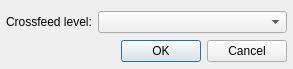
<?xml version="1.0" encoding="UTF-8"?>
<ui version="4.0">
 <class>SettingsDialog</class>
 <widget class="QDialog" name="SettingsDialog">
  <property name="geometry">
   <rect>
    <x>0</x>
    <y>0</y>
    <width>293</width>
    <height>69</height>
   </rect>
  </property>
  <property name="windowTitle">
   <string>BS2B Plugin Settings</string>
  </property>
  <layout class="QGridLayout" name="gridLayout">
   <property name="leftMargin">
    <number>6</number>
   </property>
   <property name="rightMargin">
    <number>6</number>
   </property>
   <property name="bottomMargin">
    <number>6</number>
   </property>
   <item row="0" column="0">
    <widget class="QLabel" name="label_2">
     <property name="text">
      <string>Crossfeed level:</string>
     </property>
    </widget>
   </item>
   <item row="0" column="1" colspan="2">
    <widget class="QComboBox" name="levelComboBox"/>
   </item>
   <item row="1" column="0" colspan="2">
    <spacer>
     <property name="orientation">
      <enum>Qt::Horizontal</enum>
     </property>
     <property name="sizeHint" stdset="0">
      <size>
       <width>228</width>
       <height>24</height>
      </size>
     </property>
    </spacer>
   </item>
   <item row="1" column="2">
    <widget class="QDialogButtonBox" name="buttonBox">
     <property name="sizePolicy">
      <sizepolicy hsizetype="Maximum" vsizetype="Fixed">
       <horstretch>0</horstretch>
       <verstretch>0</verstretch>
      </sizepolicy>
     </property>
     <property name="standardButtons">
      <set>QDialogButtonBox::Cancel|QDialogButtonBox::Ok</set>
     </property>
    </widget>
   </item>
  </layout>
 </widget>
 <resources/>
 <connections>
  <connection>
   <sender>buttonBox</sender>
   <signal>accepted()</signal>
   <receiver>SettingsDialog</receiver>
   <slot>accept()</slot>
   <hints>
    <hint type="sourcelabel">
     <x>270</x>
     <y>76</y>
    </hint>
    <hint type="destinationlabel">
     <x>91</x>
     <y>88</y>
    </hint>
   </hints>
  </connection>
  <connection>
   <sender>buttonBox</sender>
   <signal>rejected()</signal>
   <receiver>SettingsDialog</receiver>
   <slot>reject()</slot>
   <hints>
    <hint type="sourcelabel">
     <x>326</x>
     <y>78</y>
    </hint>
    <hint type="destinationlabel">
     <x>139</x>
     <y>60</y>
    </hint>
   </hints>
  </connection>
 </connections>
</ui>
